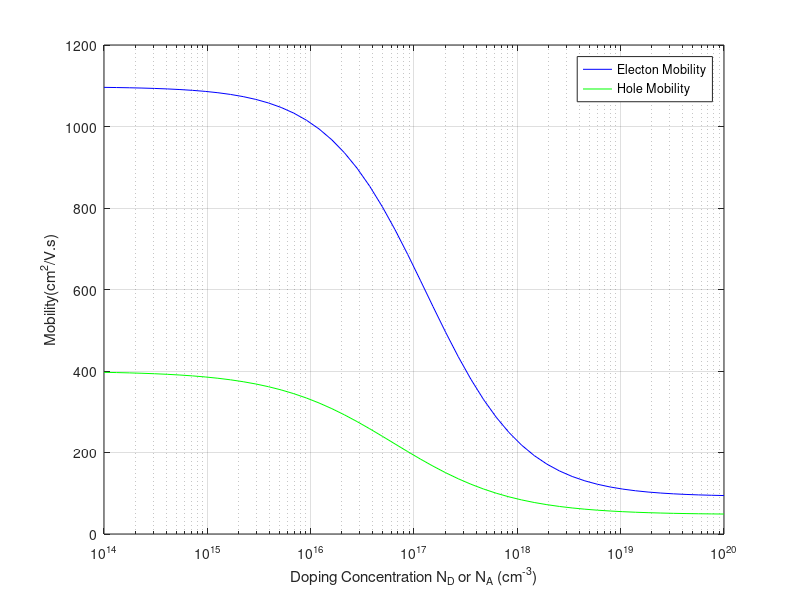

Source code (MATLAB):
clc
clear
close all
N=logspace(14,20);
L=0.8070; %για ΑΜ που λήγει σε 070
mn=(5.1*10^18.*L+92*N.^(0.91))./(3.75*10^15+N.^(0.91));
mp=(2.9*10^15.*L+47.7*N.^(0.76))./(5.86*10^12+N.^(0.76));
semilogx(N,mn,'b');
hold on;
semilogx(N,mp,'g');
hold on;
grid on;
xlabel('Doping Concentration N_D or N_A (cm^{-3})');
ylabel('Mobility(cm^{2}/V.s)');
legend('Electon Mobility','Hole Mobility','Location','northeast');
